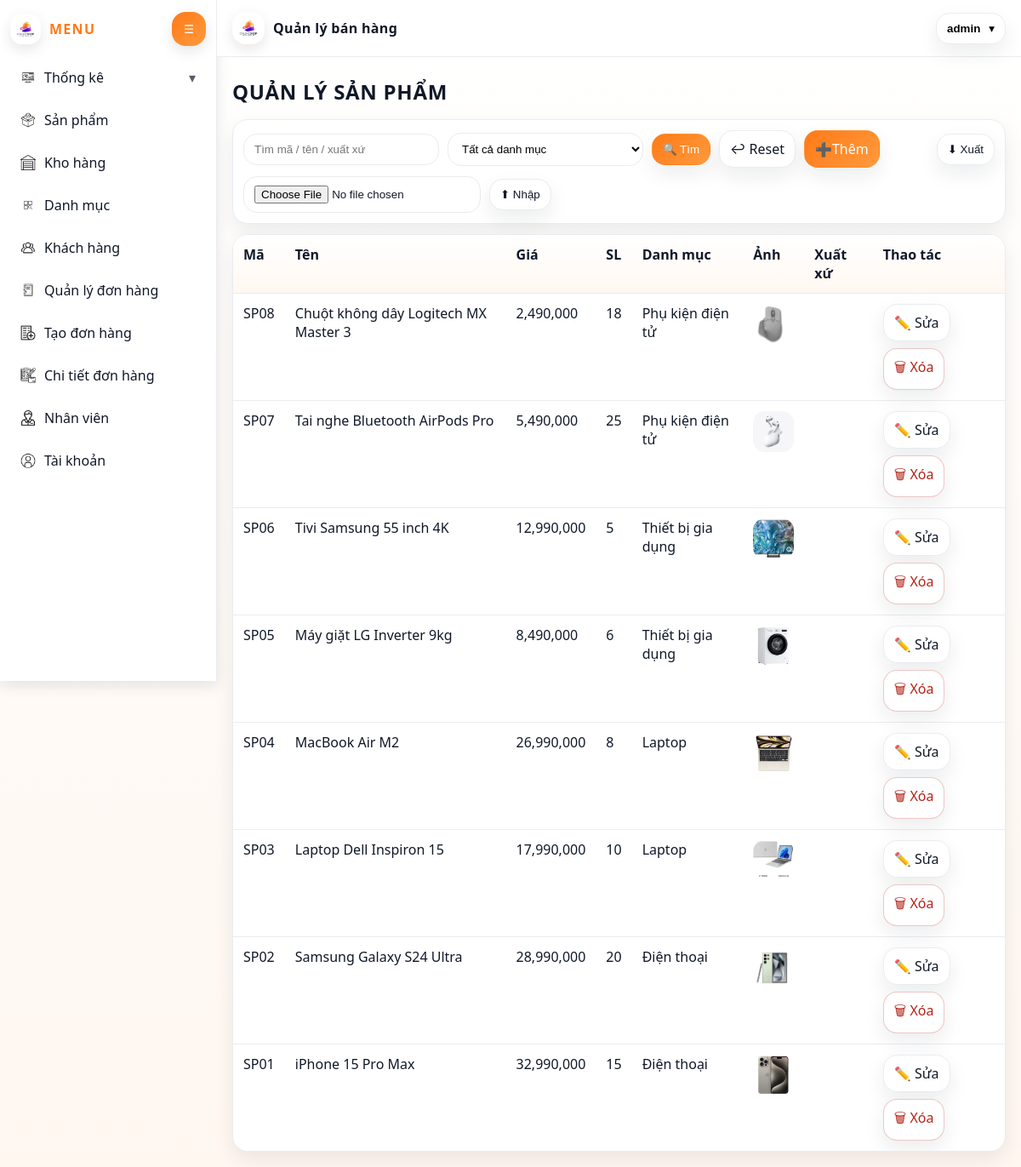
/SanPham/Get_data (signed in), run on the app's committed database.
### tables this page shows
CREATE TABLE sanpham (
  masp VARCHAR(20) PRIMARY KEY,
  tensp VARCHAR(255) NOT NULL,
  gia DECIMAL(12,2) NOT NULL DEFAULT 0,
  soluong INT NOT NULL DEFAULT 0,
  hinhanh VARCHAR(255) NULL,
  xuatxu VARCHAR(100) NULL,
  madm VARCHAR(20) NOT NULL,
  CONSTRAINT fk_sp_dm FOREIGN KEY (madm) REFERENCES danhmuc(madm)
    ON UPDATE CASCADE ON DELETE RESTRICT
);

CREATE TABLE danhmuc (
  madm VARCHAR(20) PRIMARY KEY,
  tendm VARCHAR(255) NOT NULL
);

### MVC/Core/Controller.php (called while the page is built, shortened)
<?php
class Controller{
    public function model($model){
        return new $model;
    }
    public function view($view, $data = []){
    extract($data);
    include_once './MVC/Views/'.$view.'.php';
}
}
?>

### MVC/Controllers/SanPham.php (called while the page is built, shortened)
<?php
class SanPham extends Controller
{
  public function Get_data()
  {
    $m = $this->model("SanPhamModel");
    $rows = $m->all();
    $dms = $m->listDanhMuc();
    $edit = null;
    $this->view("Master", ["page" => "sanpham", "rows" => $rows, "dms" => $dms, "edit" => $edit]);
  }
}
?>

### MVC/Core/App.php (called while the page is built, shortened)
<?php
class App{
    protected $action= "Index";
    function __construct(){
        $arr = $this->processURL();
        if (!empty($arr[0])) {
            unset($arr[0]);
        }
        $this->controller = new $controllerClass;
        $requestedAction = $arr[1] ?? $this->action;
        $this->action = $requestedAction;
        unset($arr[1]);
        $this->param = $arr ? array_map('rawurldecode', array_values($arr)) : [];
        call_user_func_array([$this->controller, $this->action], $this->param);
    }
    function processURL(){
        if(isset($_GET['url'])){
            return explode('/', trim((string) $_GET['url'], '/'));
        }
        return [];
    }
}
?>

### index.php (called while the page is built, shortened)
<?php
$app = new App();
?>

### MVC/Core/connectDB.php (called while the page is built, shortened)
<?php
class connectDB {
    function __construct() {
        $this->con = mysqli_connect('localhost', 'root', '', 'qlbanhang');
    }
}
?>

### MVC/Models/SanPhamModel.php (called while the page is built, shortened)
<?php
class SanPhamModel extends connectDB
{
  public function all()
  {
    $sql = "SELECT sp.*, dm.tendm
            FROM sanpham sp
            JOIN danhmuc dm ON sp.madm = dm.madm
            ORDER BY (sp.soluong <= 0) ASC, sp.masp DESC";
    return mysqli_query($this->con, $sql);
  }
}
?>

### MVC/Views/Pages/sanpham.php (the view, shortened to what this page needs)
<?php
$rows = $payload["rows"] ?? null;
?>
<h2 class="page-title">QUẢN LÝ SẢN PHẨM</h2>
<div class="toolbar">
  <form method="post" action="<?= BASE_URL ?>SanPham/Search">
    <input class="input" name="keyword" placeholder="Tìm mã / tên / xuất xứ">
    <select class="select" name="madm">
      <option value="ALL">Tất cả danh mục</option>
    </select>
    <button class="btn primary">🔍 Tìm</button>
    <a class="btn" href="<?= BASE_URL ?>SanPham/Get_data">↩ Reset</a>
  </form>
  <a class="btn primary" href="<?= BASE_URL ?>SanPham/Get_data?add=1">➕Thêm</a>
  <form method="post" action="<?= BASE_URL ?>SanPham/Export" style="margin-left:auto">
    <button class="btn">⬇ Xuất</button>
  </form>
  <form method="post" action="<?= BASE_URL ?>SanPham/Import" enctype="multipart/form-data">
    <input class="input" type="file" name="file" accept=".csv,text/csv" required>
    <button class="btn">⬆ Nhập</button>
  </form>
</div>
<table class="table">
  <thead>
    <tr>
      <th>Mã</th>
      <th>Tên</th>
      <th>Giá</th>
      <th>SL</th>
      <th>Danh mục</th>
      <th>Ảnh</th>
      <th>Xuất xứ</th>
      <th>Thao tác</th>
    </tr>
  </thead>
  <tbody>
    <?php if ($rows && mysqli_num_rows($rows) > 0):
      while ($r = mysqli_fetch_assoc($rows)): ?>
        <tr>
          <td><?= htmlspecialchars($r['masp']) ?></td>
          <td><?= htmlspecialchars($r['tensp']) ?></td>
          <td><?= number_format((float) $r['gia']) ?></td>
          <td><?= (int) $r['soluong'] ?></td>
          <td><?= htmlspecialchars($r['tendm']) ?></td>
          <td>
            <?php if (!empty($r['hinhanh'])): ?>
              <img src="<?= BASE_URL ?>Public/Picture/<?= htmlspecialchars($r['hinhanh']) ?>"
                style="width:48px;height:48px;border-radius:14px;object-fit:cover">
            <?php else: ?>
              <span class="badge">No img</span>
            <?php endif; ?>
          </td>
          <td><?= htmlspecialchars($r['xuatxu'] ?? '') ?></td>
          <td class="actions">
            <a class="btn" href="<?= BASE_URL ?>SanPham/Edit/<?= urlencode($r['masp']) ?>">✏️ Sửa</a>
            <a class="btn danger" onclick="return confirm('Xóa sản phẩm?')"
              href="<?= BASE_URL ?>SanPham/Delete/<?= urlencode($r['masp']) ?>">🗑 Xóa</a>
          </td>
        </tr>
      <?php endwhile; else: ?>
      <tr>
        <td colspan="8" style="text-align:center">Không có dữ liệu</td>
      </tr>
    <?php endif; ?>
  </tbody>
</table>

### Public/Css/Master.css (style rules this page uses)
:root { --bg: #fff; --panel: #ffffff; --text: #101828; --muted: #667085; --line: #eaecf0; --orange: #ff7a18; --orange2: #ffb36b; --shadow: 0 10px 25px rgba(16, 24, 40, 0.08); --shadow2: 0 6px 16px rgba(16, 24, 40, 0.1); --radius: 18px; --radius2: 14px; --sidebarW: 255px; --sidebarCollapsed: 80px; --trans: 180ms ease; font-family: system-ui, -apple-system, Segoe UI, Roboto, Helvetica, Arial, sans-serif; }
* { box-sizing: border-box; }
body { margin: 0; background: linear-gradient(180deg, #fff, #fff7f0); color: var(--text); }

### Public/Css/pages.css (style rules this page uses)
.page-title { margin: 6px 0 16px; font-weight: 900; letter-spacing: 0.03em; }
.toolbar { display: flex; gap: 10px; flex-wrap: wrap; align-items: center; background: #fff; border: 1px solid var(--line); padding: 12px; border-radius: var(--radius); box-shadow: var(--shadow); margin-bottom: 12px; }
.toolbar form { display: flex; gap: 10px; flex-wrap: wrap; align-items: center; }
.input, .select { padding: 10px 12px; border: 1px solid var(--line); border-radius: 16px; outline: none; background: #fff; min-width: 230px; }
.btn { display: inline-flex; align-items: center; justify-content: center; gap: 8px; padding: 10px 12px; border-radius: 16px; border: 1px solid var(--line); background: #fff; color: var(--text); text-decoration: none; cursor: pointer; transition: transform 140ms ease, box-shadow 140ms ease, background 140ms ease, border-color 140ms ease; box-shadow: var(--shadow); }
.btn.primary { background: linear-gradient(135deg, var(--orange), #ff9a3d); color: #fff; border-color: transparent; }
.btn.danger { background: #fff; border-color: rgba(180, 35, 24, 0.25); color: #b42318; }
.table { width: 100%; border-collapse: separate; border-spacing: 0; background: #fff; border: 1px solid var(--line); border-radius: var(--radius); overflow: hidden; box-shadow: var(--shadow); }
.table th, .table td { padding: 12px 12px; border-bottom: 1px solid var(--line); vertical-align: top; }
.table thead th { background: linear-gradient(180deg, #fff, #fff8f1); text-align: left; font-weight: 800; }
.table tbody tr:last-child td { border-bottom: none; }
.actions { display: flex; gap: 8px; flex-wrap: wrap; }

### data on the page
sanpham: masp "SP08", tensp "Chuột không dây Logitech MX Master 3", gia "2,490,000", soluong "18", madm.tendm "Phụ kiện điện tử", hinhanh (picture)
sanpham: masp "SP07", tensp "Tai nghe Bluetooth AirPods Pro", gia "5,490,000", soluong "25", madm.tendm "Phụ kiện điện tử", hinhanh (picture)
sanpham: masp "SP06", tensp "Tivi Samsung 55 inch 4K", gia "12,990,000", soluong "5", madm.tendm "Thiết bị gia dụng", hinhanh (picture)
sanpham: masp "SP05", tensp "Máy giặt LG Inverter 9kg", gia "8,490,000", soluong "6", madm.tendm "Thiết bị gia dụng", hinhanh (picture)
sanpham: masp "SP04", tensp "MacBook Air M2", gia "26,990,000", soluong "8", madm.tendm "Laptop", hinhanh (picture)
sanpham: masp "SP03", tensp "Laptop Dell Inspiron 15", gia "17,990,000", soluong "10", madm.tendm "Laptop", hinhanh (picture)
sanpham: masp "SP02", tensp "Samsung Galaxy S24 Ultra", gia "28,990,000", soluong "20", madm.tendm "Điện thoại", hinhanh (picture)
sanpham: masp "SP01", tensp "iPhone 15 Pro Max", gia "32,990,000", soluong "15", madm.tendm "Điện thoại", hinhanh (picture)

### other printed values
$username "admin"
